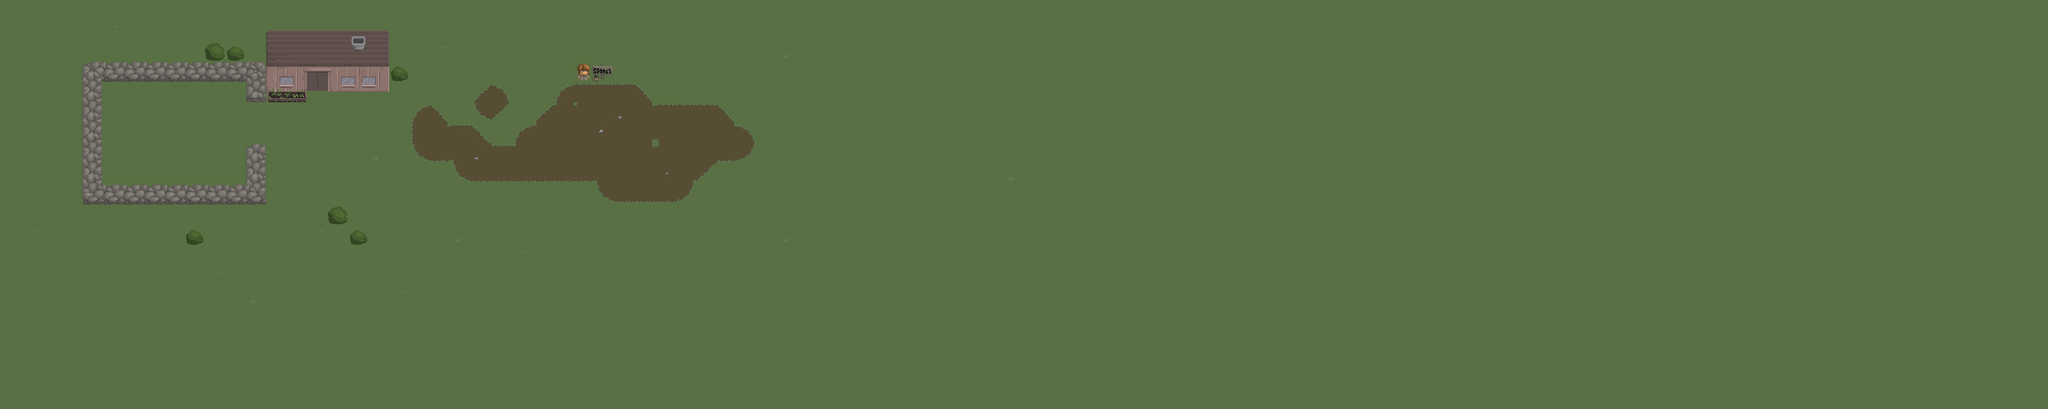

A level layout from a 2D game, rendered from its tile map. Below: a short description, then the map file with tile-grid data replaced by summaries:
An orthogonal 100x20 tile map with 32x32 px tiles, 3 tile layers (Below Player, World, Above Player), 2 tilesets and 5 objects.

<map version="1.2" tiledversion="1.3.2" orientation="orthogonal" renderorder="right-down" compressionlevel="0" width="100" height="20" tilewidth="32" tileheight="32" infinite="0" nextlayerid="6" nextobjectid="277">
 <editorsettings>
  <export target="../../dist/assets/maps/sheep-farm.json" format="json" />
 </editorsettings>
 <properties>
  <property name="edges" value="clamped" />
 </properties>
 <tileset firstgid="1" name="sheep-farmer-tiles" tilewidth="32" tileheight="32" tilecount="67" columns="67">
  <image source="../../dist/assets/maps/sheep-farmer-tiles.png" width="2144" height="32" />
  <tile id="0">
   <properties>
    <property name="collides" type="bool" value="false" />
    <property name="spawnsPickup" type="bool" value="false" />
   </properties>
  </tile>
  <tile id="1">
   <properties>
    <property name="collides" type="bool" value="false" />
    <property name="spawnsPickup" type="bool" value="false" />
   </properties>
  </tile>
  <tile id="2">
   <properties>
    <property name="collides" type="bool" value="false" />
    <property name="spawnsPickup" type="bool" value="false" />
   </properties>
  </tile>
  <tile id="3">
   <properties>
    <property name="collides" type="bool" value="false" />
    <property name="spawnsPickup" type="bool" value="true" />
   </properties>
  </tile>
  <tile id="4">
   <properties>
    <property name="collides" type="bool" value="false" />
    <property name="spawnsPickup" type="bool" value="true" />
   </properties>
  </tile>
  <tile id="5">
   <properties>
    <property name="collides" type="bool" value="false" />
    <property name="spawnsPickup" type="bool" value="true" />
   </properties>
  </tile>
  <tile id="6">
   <properties>
    <property name="collides" type="bool" value="false" />
    <property name="spawnsPickup" type="bool" value="true" />
   </properties>
  </tile>
  <tile id="7">
   <properties>
    <property name="collides" type="bool" value="false" />
    <property name="spawnsPickup" type="bool" value="true" />
   </properties>
  </tile>
  <tile id="8">
   <properties>
    <property name="collides" type="bool" value="false" />
    <property name="spawnsPickup" type="bool" value="true" />
   </properties>
  </tile>
  <tile id="9">
   <properties>
    <property name="collides" type="bool" value="false" />
    <property name="spawnsPickup" type="bool" value="true" />
   </properties>
  </tile>
  <tile id="10">
   <properties>
    <property name="collides" type="bool" value="false" />
    <property name="spawnsPickup" type="bool" value="true" />
   </properties>
  </tile>
  <tile id="11">
   <properties>
    <property name="collides" type="bool" value="false" />
    <property name="spawnsPickup" type="bool" value="true" />
   </properties>
  </tile>
  <tile id="12">
   <properties>
    <property name="collides" type="bool" value="false" />
    <property name="spawnsPickup" type="bool" value="true" />
   </properties>
  </tile>
  <tile id="13">
   <properties>
    <property name="collides" type="bool" value="false" />
    <property name="spawnsPickup" type="bool" value="true" />
   </properties>
  </tile>
  <tile id="14">
   <properties>
    <property name="collides" type="bool" value="false" />
    <property name="spawnsPickup" type="bool" value="true" />
   </properties>
  </tile>
  <tile id="15">
   <properties>
    <property name="collides" type="bool" value="false" />
    <property name="spawnsPickup" type="bool" value="true" />
   </properties>
  </tile>
  <tile id="16">
   <properties>
    <property name="collides" type="bool" value="false" />
    <property name="spawnsPickup" type="bool" value="true" />
   </properties>
  </tile>
  <tile id="17">
   <properties>
    <property name="collides" type="bool" value="false" />
    <property name="spawnsPickup" type="bool" value="true" />
   </properties>
  </tile>
  <tile id="18">
   <properties>
    <property name="collides" type="bool" value="false" />
    <property name="spawnsPickup" type="bool" value="true" />
   </properties>
  </tile>
  <tile id="19">
   <properties>
    <property name="collides" type="bool" value="false" />
    <property name="spawnsPickup" type="bool" value="false" />
   </properties>
  </tile>
  <tile id="20">
   <properties>
    <property name="collides" type="bool" value="false" />
    <property name="spawnsPickup" type="bool" value="false" />
   </properties>
  </tile>
  <tile id="21">
   <properties>
    <property name="collides" type="bool" value="false" />
    <property name="spawnsPickup" type="bool" value="false" />
   </properties>
  </tile>
  <tile id="22">
   <properties>
    <property name="collides" type="bool" value="false" />
    <property name="spawnsPickup" type="bool" value="false" />
   </properties>
  </tile>
  <tile id="23">
   <properties>
    <property name="collides" type="bool" value="false" />
    <property name="spawnsPickup" type="bool" value="false" />
   </properties>
  </tile>
  <tile id="24">
   <properties>
    <property name="collides" type="bool" value="true" />
    <property name="spawnsPickup" type="bool" value="false" />
   </properties>
  </tile>
  <tile id="25">
   <properties>
    <property name="collides" type="bool" value="false" />
    <property name="spawnsPickup" type="bool" value="false" />
   </properties>
  </tile>
  <tile id="26">
   <properties>
    <property name="collides" type="bool" value="false" />
    <property name="spawnsPickup" type="bool" value="false" />
   </properties>
  </tile>
  <tile id="27">
   <properties>
    <property name="collides" type="bool" value="false" />
    <property name="spawnsPickup" type="bool" value="false" />
   </properties>
  </tile>
  <tile id="28">
   <properties>
    <property name="collides" type="bool" value="false" />
    <property name="spawnsPickup" type="bool" value="false" />
   </properties>
  </tile>
  <tile id="29">
   <properties>
    <property name="collides" type="bool" value="false" />
    <property name="spawnsPickup" type="bool" value="false" />
   </properties>
  </tile>
  <tile id="30">
   <properties>
    <property name="collides" type="bool" value="false" />
    <property name="spawnsPickup" type="bool" value="false" />
   </properties>
  </tile>
  <tile id="31">
   <properties>
    <property name="collides" type="bool" value="false" />
    <property name="spawnsPickup" type="bool" value="false" />
   </properties>
  </tile>
  <tile id="32">
   <properties>
    <property name="collides" type="bool" value="false" />
    <property name="spawnsPickup" type="bool" value="false" />
   </properties>
  </tile>
  <tile id="33">
   <properties>
    <property name="collides" type="bool" value="false" />
    <property name="spawnsPickup" type="bool" value="false" />
   </properties>
   <objectgroup draworder="index" id="2">
    <object id="1" x="14.8349" y="-0.0421415" width="2.28533" height="21.3152" />
    <object id="4" x="13.1026" y="14.0258" width="1.5462" height="6.09783" />
    <object id="5" x="17.3417" y="14.0258" width="1.5462" height="6.09783" />
    <object id="6" x="17.2113" y="0.0692933" width="1.72012" height="2.66305" />
    <object id="7" x="13.0965" y="0.0597793" width="1.72012" height="2.66305" />
   </objectgroup>
  </tile>
  <tile id="34">
   <properties>
    <property name="collides" type="bool" value="true" />
    <property name="spawnsPickup" type="bool" value="false" />
   </properties>
  </tile>
  <tile id="35">
   <properties>
    <property name="collides" type="bool" value="true" />
    <property name="spawnsPickup" type="bool" value="false" />
   </properties>
  </tile>
  <tile id="36">
   <properties>
    <property name="collides" type="bool" value="true" />
    <property name="spawnsPickup" type="bool" value="false" />
   </properties>
  </tile>
  <tile id="37">
   <properties>
    <property name="collides" type="bool" value="true" />
    <property name="spawnsPickup" type="bool" value="false" />
   </properties>
  </tile>
  <tile id="38">
   <properties>
    <property name="collides" type="bool" value="true" />
    <property name="spawnsPickup" type="bool" value="false" />
   </properties>
  </tile>
  <tile id="39">
   <properties>
    <property name="collides" type="bool" value="true" />
    <property name="spawnsPickup" type="bool" value="false" />
   </properties>
  </tile>
  <tile id="40">
   <properties>
    <property name="collides" type="bool" value="true" />
    <property name="spawnsPickup" type="bool" value="false" />
   </properties>
  </tile>
  <tile id="41">
   <properties>
    <property name="collides" type="bool" value="true" />
    <property name="spawnsPickup" type="bool" value="false" />
   </properties>
  </tile>
  <tile id="42">
   <properties>
    <property name="collides" type="bool" value="true" />
    <property name="spawnsPickup" type="bool" value="false" />
   </properties>
  </tile>
  <tile id="43">
   <properties>
    <property name="collides" type="bool" value="true" />
    <property name="spawnsPickup" type="bool" value="false" />
   </properties>
  </tile>
  <tile id="44">
   <properties>
    <property name="collides" type="bool" value="false" />
    <property name="spawnsPickup" type="bool" value="false" />
   </properties>
  </tile>
  <tile id="45">
   <properties>
    <property name="collides" type="bool" value="false" />
    <property name="spawnsPickup" type="bool" value="false" />
   </properties>
  </tile>
  <tile id="46">
   <properties>
    <property name="collides" type="bool" value="false" />
    <property name="spawnsPickup" type="bool" value="false" />
   </properties>
  </tile>
  <tile id="47">
   <properties>
    <property name="collides" type="bool" value="false" />
    <property name="spawnsPickup" type="bool" value="false" />
   </properties>
  </tile>
  <tile id="48">
   <properties>
    <property name="collides" type="bool" value="true" />
    <property name="spawnsPickup" type="bool" value="false" />
   </properties>
  </tile>
  <tile id="49">
   <properties>
    <property name="collides" type="bool" value="true" />
    <property name="spawnsPickup" type="bool" value="false" />
   </properties>
  </tile>
  <tile id="50">
   <properties>
    <property name="collides" type="bool" value="true" />
    <property name="spawnsPickup" type="bool" value="false" />
   </properties>
  </tile>
  <tile id="51">
   <properties>
    <property name="collides" type="bool" value="true" />
    <property name="spawnsPickup" type="bool" value="false" />
   </properties>
  </tile>
  <tile id="52">
   <properties>
    <property name="collides" type="bool" value="true" />
    <property name="spawnsPickup" type="bool" value="false" />
   </properties>
  </tile>
  <tile id="53">
   <properties>
    <property name="collides" type="bool" value="true" />
    <property name="spawnsPickup" type="bool" value="false" />
   </properties>
  </tile>
  <tile id="54">
   <properties>
    <property name="collides" type="bool" value="true" />
    <property name="spawnsPickup" type="bool" value="false" />
   </properties>
  </tile>
  <tile id="55">
   <properties>
    <property name="collides" type="bool" value="true" />
    <property name="spawnsPickup" type="bool" value="false" />
   </properties>
  </tile>
  <tile id="56">
   <properties>
    <property name="collides" type="bool" value="true" />
    <property name="spawnsPickup" type="bool" value="false" />
   </properties>
  </tile>
  <tile id="57">
   <properties>
    <property name="collides" type="bool" value="true" />
    <property name="spawnsPickup" type="bool" value="false" />
   </properties>
  </tile>
  <tile id="58">
   <properties>
    <property name="collides" type="bool" value="true" />
    <property name="spawnsPickup" type="bool" value="false" />
   </properties>
  </tile>
  <tile id="59">
   <properties>
    <property name="collides" type="bool" value="true" />
   </properties>
  </tile>
  <tile id="60">
   <properties>
    <property name="collides" type="bool" value="true" />
   </properties>
  </tile>
  <tile id="61">
   <properties>
    <property name="collides" type="bool" value="true" />
   </properties>
  </tile>
  <tile id="62">
   <properties>
    <property name="collides" type="bool" value="true" />
   </properties>
  </tile>
  <tile id="63">
   <properties>
    <property name="collides" type="bool" value="true" />
   </properties>
  </tile>
 </tileset>
 <tileset firstgid="68" name="collision" tilewidth="8" tileheight="8" tilecount="1" columns="1">
  <image source="../../dist/assets/maps/collision.png" width="8" height="8" />
 </tileset>
 <layer id="1" name="Below Player" width="100" height="20">
  <data>[2000 cells, 2000 non-empty, 21 distinct tile ids]</data>
 </layer>
 <layer id="2" name="World" width="100" height="20">
  <data>[2000 cells, 58 non-empty, 32 distinct tile ids]</data>
 </layer>
 <layer id="3" name="Above Player" width="100" height="20">
  <data>[2000 cells, 0 non-empty, 0 distinct tile ids]</data>
 </layer>
 <objectgroup id="4" name="Objects" visible="0" />
</map>
